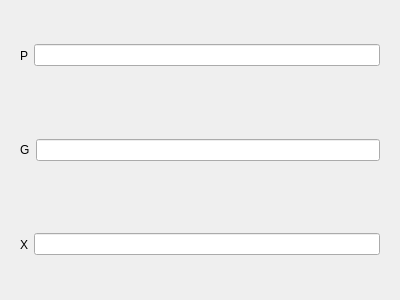
<?xml version="1.0" encoding="UTF-8"?>
<ui version="4.0">
 <class>Form</class>
 <widget class="QWidget" name="Form">
  <property name="geometry">
   <rect>
    <x>0</x>
    <y>0</y>
    <width>400</width>
    <height>300</height>
   </rect>
  </property>
  <property name="windowTitle">
   <string>Form</string>
  </property>
  <layout class="QVBoxLayout" name="verticalLayout">
   <item>
    <widget class="QWidget" name="widget" native="true">
     <layout class="QHBoxLayout" name="horizontalLayout_3">
      <item>
       <widget class="QLabel" name="label">
        <property name="text">
         <string>P</string>
        </property>
       </widget>
      </item>
      <item>
       <widget class="QLineEdit" name="lineEdit"/>
      </item>
     </layout>
    </widget>
   </item>
   <item>
    <widget class="QWidget" name="widget_2" native="true">
     <layout class="QHBoxLayout" name="horizontalLayout_4">
      <item>
       <widget class="QLabel" name="label_2">
        <property name="text">
         <string>G</string>
        </property>
       </widget>
      </item>
      <item>
       <widget class="QLineEdit" name="lineEdit_2"/>
      </item>
     </layout>
    </widget>
   </item>
   <item>
    <widget class="QWidget" name="widget_3" native="true">
     <layout class="QHBoxLayout" name="horizontalLayout_5">
      <item>
       <widget class="QLabel" name="label_3">
        <property name="text">
         <string>X</string>
        </property>
       </widget>
      </item>
      <item>
       <widget class="QLineEdit" name="lineEdit_3"/>
      </item>
     </layout>
    </widget>
   </item>
  </layout>
 </widget>
 <resources/>
 <connections/>
</ui>
